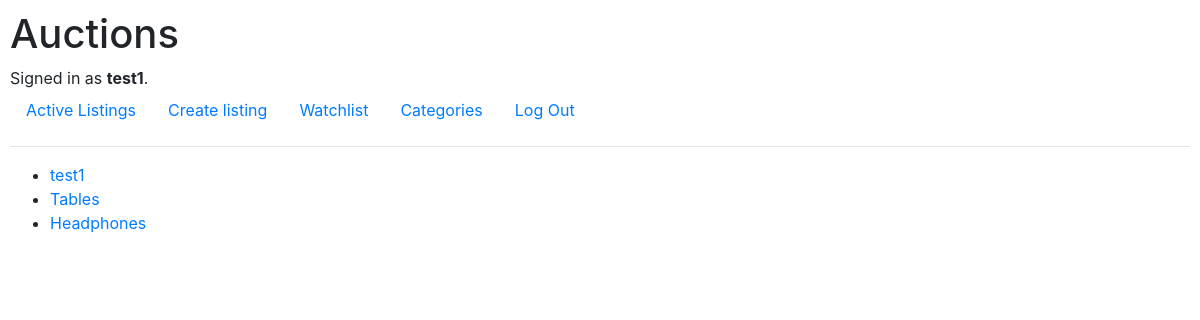
Page /categories (signed in) on the committed database.
### auctions/models.py (models this page shows, shortened)
class User(AbstractUser):
    watchListings = models.ManyToManyField(
        'Listing', blank=True, related_name='watchUsers')

class Category(models.Model):
    name = models.CharField(max_length=100)

### auctions/views.py (the view)
# urls.py: path('categories', views.categories, name='categories')
def categories(request):
    return render(request, 'auctions/categories.html', {
        'categories': Category.objects.all()
    })

### auctions/templates/auctions/categories.html (shortened to what this page needs)
{% extends 'auctions/layout.html' %}
{% block body %}
    <ul>
        {% for category in categories %}
            <li>
                <a href="{% url 'index' 'categories' category.name %}">{{ category.name }}</a>
            </li>
        {% endfor %}
    </ul>
{% endblock body %}

### auctions/templates/auctions/layout.html (shortened to what this page needs)
{% load static %}
<!DOCTYPE html>
<html lang="en">
    <head>
        <link rel="stylesheet" href="https://stackpath.bootstrapcdn.com/bootstrap/4.4.1/css/bootstrap.min.css">
        <link href="{% static 'auctions/styles.css' %}" rel="stylesheet">
    </head>
    <body>
        <h1>Auctions</h1>
        <div>
            {% if user.is_authenticated %}
                Signed in as <strong>{{ user.username }}</strong>.
            {% else %}
                Not signed in.
            {% endif %}
        </div>
        <ul class="nav">
            <li class="nav-item">
                <a class="nav-link" href="{% url 'index' %}">Active Listings</a>
            </li>
            <li class="nav-item">
                <a href="{% url 'create' %}" class="nav-link">Create listing</a>
            </li>
            <li class="nav-item">
                <a href="{% url 'watchList' %}" class="nav-link">Watchlist</a>
            </li>
            <li class="nav-item">
                <a href="{% url 'categories' %}" class="nav-link">Categories</a>
            </li>
            {% if user.is_authenticated %}
                <li class="nav-item">
                    <a class="nav-link" href="{% url 'logout' %}">Log Out</a>
                </li>
            {% endif %}
        </ul>
        <hr>
        {% block body %}
        {% endblock %}
    </body>
</html>

### auctions/static/auctions/styles.css (style rules this page uses)
body { padding: 10px; }

### rows in the picture
User: username "test1"
Category: name "test1"
Category: name "Tables"
Category: name "Headphones"
